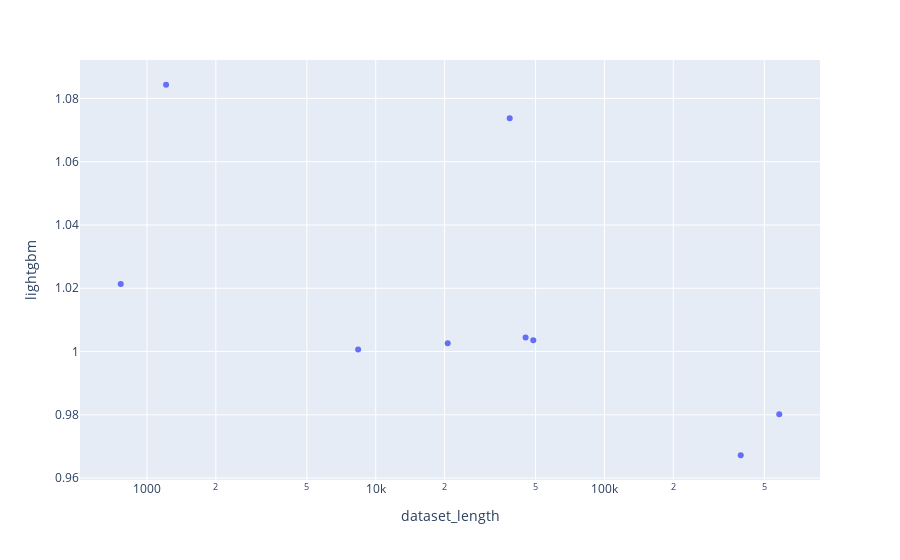

The cell this chart's notebook holds for it:
### Code cell
import plotly.express as px
px.scatter(perfs_per_dataset, x="dataset_length", y="lightgbm", log_x=True)

### Figure 1 — Plotly figure (JSON) as saved in the notebook; plotly's stock layout.template omitted (floating-point values rounded to 4 significant figures)
{"data": [{"hovertemplate": "dataset_length=%{x}<br>lightgbm=%{y}<extra></extra>", "legendgroup": "", "marker": {"color": "#636efa", "symbol": "circle"}, "mode": "markers", "name": "", "orientation": "v", "showlegend": false, "type": "scatter", "x": [20640, 581012, 48842, 394299, 768, 45211, 8378, 1212, 38531], "xaxis": "x", "y": [1.003, 0.9802, 1.004, 0.9672, 1.021, 1.004, 1.001, 1.084, 1.074], "yaxis": "y"}], "layout": {"legend": {"tracegroupgap": 0}, "margin": {"t": 60}, "xaxis": {"anchor": "y", "domain": [0, 1], "title": {"text": "dataset_length"}, "type": "log"}, "yaxis": {"anchor": "x", "domain": [0, 1], "title": {"text": "lightgbm"}}}}
